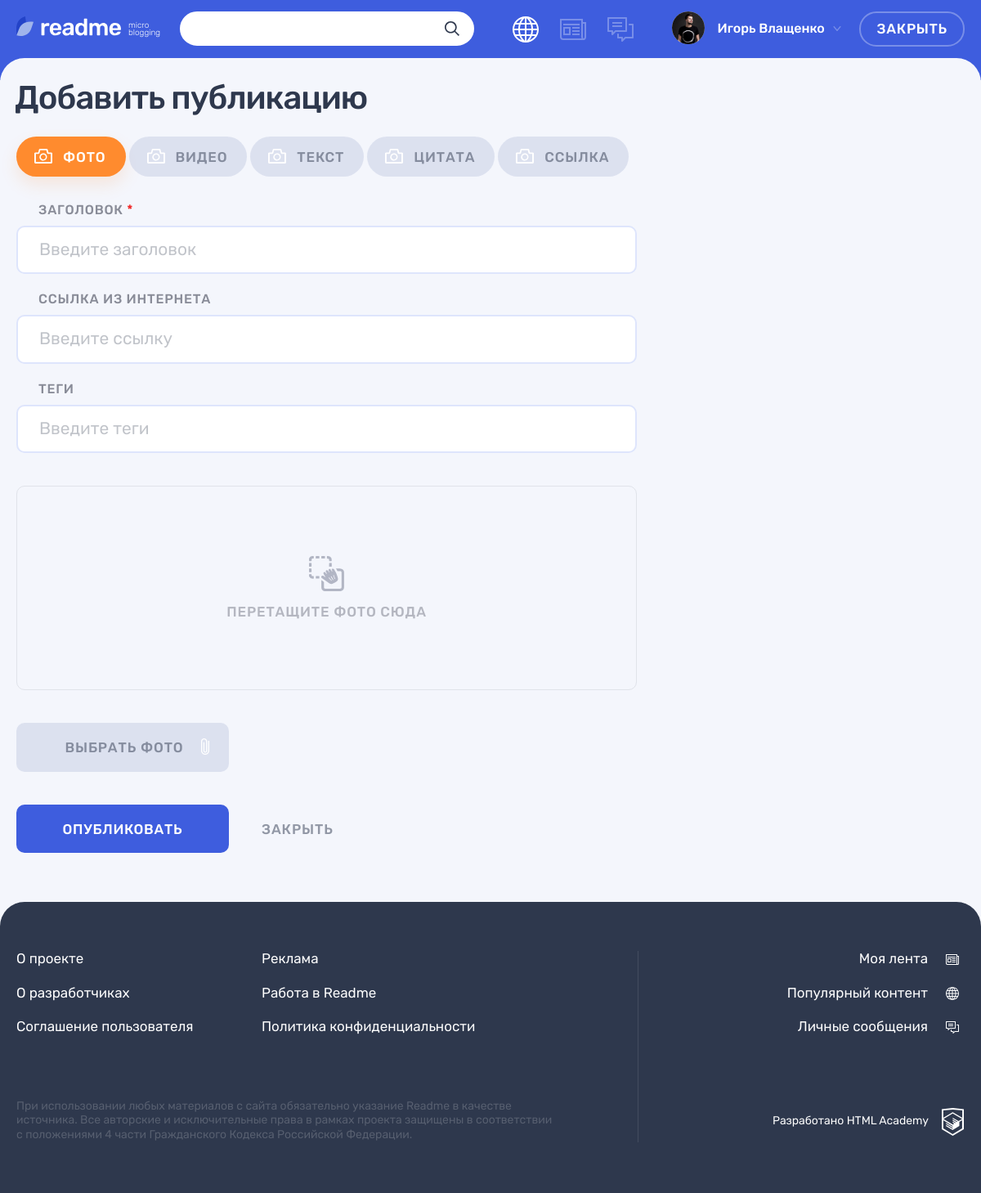
The page /add.php on the database its author committed.
### tables this page shows
CREATE TABLE IF NOT EXISTS types (
  id INT UNSIGNED NOT NULL AUTO_INCREMENT PRIMARY KEY,
  title VARCHAR(128),
  alias VARCHAR(128)
);

### add.php (called while the page is built, shortened)
<?php
require_once('functions.php');
require_once('connect.php');
require_once('models.php');
$types = get_content_types($link);
$type_current = 'photo';
$post_content = include_template('post-add.php', [
    'types' => $types,
    'type_current' => $type_current,
]);

### models.php (called while the page is built, shortened)
<?php
function get_content_types($connect)
{
    return get_arr_from_mysql($connect, 'SELECT id, title, alias FROM types;');
}

### templates/post-add.php (the view, shortened to what this page needs)
<main class="page__main page__main--adding-post">
    <div class="page__main-section">
        <div class="container">
            <h1 class="page__title page__title--adding-post">Добавить публикацию</h1>
        </div>
        <div class="adding-post container">
            <div class="adding-post__tabs-wrapper tabs">
                <div class="adding-post__tabs filters">
                    <ul class="adding-post__tabs-list filters__list tabs__list">
                        <?php foreach ($types as $type) : ?>
                            <li class="adding-post__tabs-item filters__item">
                                <a class="adding-post__tabs-link filters__button filters__button--photo  tabs__item button <?= ($type['alias'] === $type_current) ? 'filters__button--active tabs__item--active' : ''; ?>" href="add.php">
                                <svg class="filters__icon" width="22" height="18">
                                    <use xlink:href="#icon-filter-photo"></use>
                                </svg>
                                <span><?= $type['title']; ?></span>
                                </a>
                            </li>
                        <?php endforeach; ?>
                    </ul>
                </div>
                <div class="adding-post__tab-content">
                    <section class="adding-post__photo tabs__content <?= ($type_current === 'photo') ? 'tabs__content--active' : ''; ?>">
                        <form class="adding-post__form form" action="add.php" method="post" enctype="multipart/form-data">
                            <div class="form__text-inputs-wrapper">
                                <div class="form__text-inputs">
                                    <div class="adding-post__input-wrapper form__input-wrapper">
                                        <label class="adding-post__label form__label" for="photo-heading">Заголовок <span class="form__input-required">*</span></label>
                                        <div class="form__input-section <?= isset($errors['heading']) ? 'form__input-section--error' : ''; ?>">
                                            <input class="adding-post__input form__input" id="photo-heading" type="text" name="heading" placeholder="Введите заголовок" value="<?= $new_post['heading']; ?>">
                                        </div>
                                    </div>
                                    <?= include_template('add-photo.php', ['errors'=> $errors, 'new_post' => $new_post]); ?>
                                    <div class="adding-post__input-wrapper form__input-wrapper">
                                        <label class="adding-post__label form__label" for="photo-tags">Теги</label>
                                        <div class="form__input-section <?= isset($errors['hashtags']) ? 'form__input-section--error' : ''; ?>">
                                            <input class="adding-post__input form__input" id="photo-tags" type="text" name="hashtags" placeholder="Введите теги" value="<?= $new_post['hashtags']; ?>">
                                        </div>
                                    </div>
                                </div>
                            </div>
                            <?= include_template('add-photo-file.php'); ?>
                            <div class="adding-post__buttons">
                                <button class="adding-post__submit button button--main" type="submit">Опубликовать</button>
                                <a class="adding-post__close" href="index.php">Закрыть</a>
                            </div>
                        </form>
                    </section>
                </div>
            </div>
        </div>
    </div>
</main>

### rows shown on the page
types: title "ФОТО"
types: title "ВИДЕО"
types: title "ТЕКСТ"
types: title "ЦИТАТА"
types: title "ССЫЛКА"

### other values the page prints
$user_name "Игорь Влащенко"
